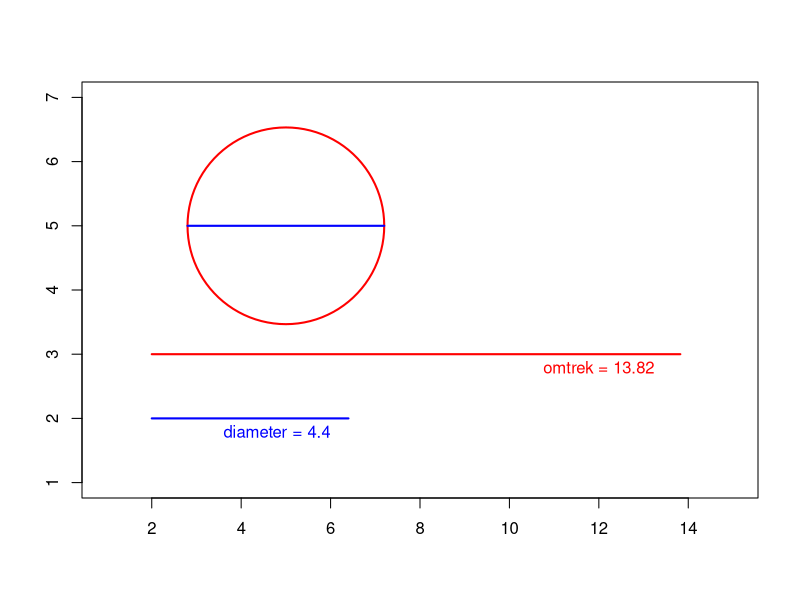

Source code (R):
## ---- chunk 1
#| fig-width: 6
#| fig-height: 6
library(plotrix)
# lege ruimte maken
plot(x = 0:14, ylim=c(1,7), type="n",xlab="",ylab="",main="")
r <- 2.2 # straal = 2.2
# cirkel tekenen
draw.circle(x = 5, y = 5,# middelpunt
            radius = r, # straal = r
            border="red",lty=1,lwd=2)
# diameter in de cirkel  
segments(x0=5-r, y0=5, x1=5+r, y1=5, col="blue", lwd=2) 
# omtrek als apart lijnstuk
segments(x0=2, y0=3, x1=2*r*pi, y1=3, col="red", lwd=2) 
# diameter als apart lijnstuk
segments(x0=2, y0=2, x1=2+2*r, y1=2, col="blue", lwd=2)            
# lengtes toevoegen als tekst
text(x = 12, y = 2.8, "omtrek = 13.82", col = "red")
text(x = 4.8, y = 1.8, "diameter = 4.4", col = "blue")
